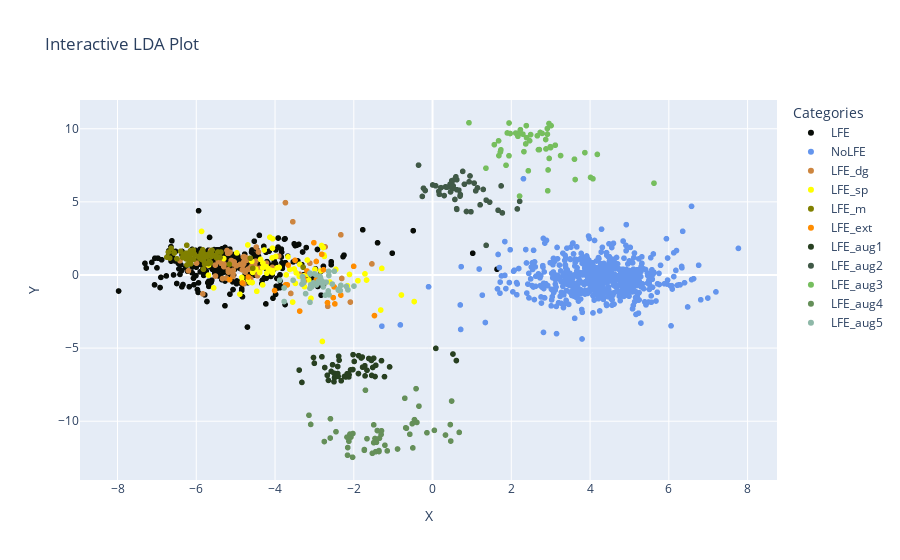

The notebook cell this image was saved under:
### Code cell
df = pd.DataFrame(X_reduced, columns=['X', 'Y'])
df['Label'] = labels

# Create an interactive scatter plot with Plotly
fig = px.scatter(df, x='X', y='Y', color='Label',
                 color_discrete_map=color_map,  # Use the color map
                 labels={'Label': 'Categories'},
                 title='Interactive LDA Plot')

# Show the plot
fig.show()
